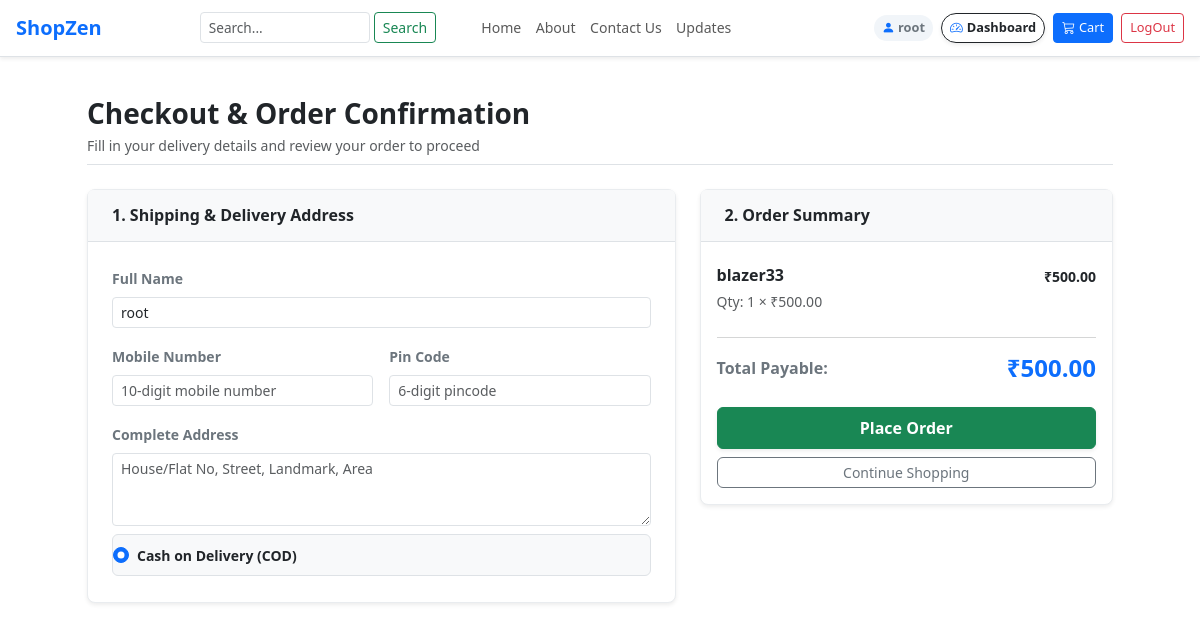
Screenshot of /buynow/2/ (signed in) with the database file from the repository.
### testapp/models.py (models this page shows, shortened)
class Product(models.Model):
    CATEGORY_CHOICES = [
        ('all', 'All Shirts'),
        ('formal', 'Formal Blazers'),
        ('cotton', 'Cotton T-Shirts'),
        ('Men', 'Men'),
        ('Women', 'Women'),
        ('Kids', 'Kids'),
        ('Mobiles', 'Mobiles'),
        ('Laptops', 'Laptops'),
    ]
    name = models.CharField(max_length=150)
    category = models.CharField(max_length=50, choices=CATEGORY_CHOICES, default='linen')
    price = models.DecimalField(max_digits=10, decimal_places=2)
    image_path = models.CharField(max_length=255, blank=True, null=True,
                                  help_text="Static image path (e.g., images/img1.png)")
    stock = models.PositiveIntegerField(default=10)          # NEW: how many are left

### testapp/views.py (the view, shortened to what this page needs)
# urls.py: path('buynow/<int:product_id>/',views.buy_now, name='buy_now'),
@login_required
def buy_now(request, product_id):
    product = get_object_or_404(Product, id=product_id)
    cart_items = [{
        'product': product,
        'quantity': 1,
        'subtotal': product.price,
    }]
    return render(request, 'buy_now.html', {
        'cart_items': cart_items,
        'total_price': product.price,
        'from_cart': False,
    })

### templates/buy_now.html (shortened to what this page needs)
{% extends 'navbar.html' %}
{% block body_block %}
<div class="container py-4 my-3" style="max-width: 1050px;">
    <div class="mb-4 pb-2 border-bottom">
        <h3 class="fw-bold text-dark mb-1">Checkout & Order Confirmation</h3>
        <p class="text-muted small mb-0">Fill in your delivery details and review your order to proceed</p>
    </div>
    <form method="POST">
        <div class="row g-4">
            <div class="col-lg-7">
                <div class="card border border-light-subtle shadow-sm rounded-3">
                    <div class="card-header bg-light py-3 px-4 border-bottom">
                        <h6 class="fw-bold mb-0 text-dark">1. Shipping & Delivery Address</h6>
                    </div>
                    <div class="card-body p-4">
                        <div class="row g-3">
                            <div class="col-12">
                                <label for="fullName" class="form-label small fw-semibold text-secondary">Full Name</label>
                                <input type="text" class="form-control form-control-sm" id="fullName" name="full_name" placeholder="Enter recipient full name" required value="{{ request.user.get_full_name|default:request.user.username }}">
                            </div>
                            <div class="col-md-6">
                                <label for="mobile" class="form-label small fw-semibold text-secondary">Mobile Number</label>
                                <input type="tel" class="form-control form-control-sm" id="mobile" name="mobile" placeholder="10-digit mobile number" pattern="[0-9]{10}" required>
                            </div>
                            <div class="col-md-6">
                                <label for="pincode" class="form-label small fw-semibold text-secondary">Pin Code</label>
                                <input type="text" class="form-control form-control-sm" id="pincode" name="pincode" placeholder="6-digit pincode" pattern="[0-9]{6}" required>
                            </div>
                            <div class="col-12">
                                <label for="address" class="form-label small fw-semibold text-secondary">Complete Address</label>
                                <textarea class="form-control form-control-sm" id="address" name="address" rows="3" placeholder="House/Flat No, Street, Landmark, Area" required></textarea>
                            </div>
                            <div class="col-12 mt-2">
                                <div class="form-check border rounded p-2 ps-4 bg-light">
                                    <input class="form-check-input" type="radio" name="payment_method" id="cod" value="COD" checked>
                                    <label class="form-check-label small fw-semibold text-dark" for="cod">
                                        Cash on Delivery (COD)
                                    </label>
                                </div>
                            </div>
                        </div>
                    </div>
                </div>
            </div>
            <div class="col-lg-5">
                <div class="card border border-light-subtle shadow-sm rounded-3 mb-3">
                    <div class="card-header bg-light py-3 px-4 border-bottom">
                        <h6 class="fw-bold mb-0 text-dark">2. Order Summary</h6>
                    </div>
                    <div class="card-body p-3">
                        <div class="mb-3" style="max-height: 260px; overflow-y: auto;">
                            {% for item in cart_items %}
                            <div class="py-2 {% if not forloop.last %}border-bottom{% endif %}">
                                <div class="d-flex justify-content-between align-items-start">
                                    <div>
                                        <h6 class="fw-semibold text-dark mb-1">{{ item.product.name }}</h6>
                                        <span class="text-muted small">Qty: {{ item.quantity }} × ₹{{ item.product.price }}</span>
                                    </div>
                                    <span class="fw-bold text-dark small">₹{{ item.subtotal }}</span>
                                </div>
                            </div>
                            {% endfor %}
                        </div>
                        <hr class="text-muted my-2">
                        <div class="d-flex justify-content-between align-items-center py-2">
                            <span class="fw-bold text-secondary">Total Payable:</span>
                            <h4 class="text-primary fw-bold mb-0">₹{{ total_price }}</h4>
                        </div>
                        <button type="submit" class="btn btn-success w-100 py-2 fw-semibold rounded-2 mt-3 shadow-sm">
                            Place Order
                        </button>
                        {% if from_cart %}
                        <a href="{% url 'cart' %}" class="btn btn-outline-secondary btn-sm w-100 mt-2 rounded-2">
                            Back to Cart
                        </a>
                        {% else %}
                        <a href="{% url 'home' %}" class="btn btn-outline-secondary btn-sm w-100 mt-2 rounded-2">
                            Continue Shopping
                        </a>
                        {% endif %}
                    </div>
                </div>
            </div>
        </div>
    </form>
</div>
{% endblock %}

### templates/navbar.html (shortened to what this page needs)
{% load static %}
<!DOCTYPE html>
<html lang="en">
<head>
  <link rel="stylesheet" href="https://cdn.jsdelivr.net/npm/bootstrap@5.3.3/dist/css/bootstrap.min.css">
  <link rel="stylesheet" href="https://cdn.jsdelivr.net/npm/bootstrap-icons@1.11.3/font/bootstrap-icons.min.css">
  <link rel="stylesheet" href="{% static 'css/navbar.css' %}">
</head>
<body>
  <nav class="navbar navbar-expand-lg bg-white border-bottom py-2 shadow-sm">
    <div class="container-fluid px-2 px-md-3">
      <a class="navbar-brand fw-bold text-primary fs-5 me-2" href="/">ShopZen</a>
      <div class="collapse navbar-collapse" id="navbarContent">
        <form class="d-flex nav-search-box custom-nav-shift me-2" method="GET" action="{% url 'home' %}" role="search">
          <input class="form-control form-control-sm me-1"
                 type="search"
                 name="q"
                 list="product-suggestions"
                 placeholder="Search..."
                 value="{{ search_query }}"
                 autocomplete="off"
                 required>
          <button class="btn btn-outline-success btn-sm text-nowrap" type="submit">Search</button>
        </form>
        <ul class="navbar-nav nav-links-box custom-links-shift me-auto mb-2 mb-lg-0">
          <li class="nav-item"><a class="nav-link fw-medium" href="/">Home</a></li>
          <li class="nav-item"><a class="nav-link fw-medium" href="/about/">About</a></li>
          <li class="nav-item"><a class="nav-link fw-medium" href="/contactus/">Contact Us</a></li>
          <li class="nav-item"><a class="nav-link fw-medium" href="/updates/">Updates</a></li>
        </ul>
        <div class="d-flex align-items-center gap-1 gap-lg-2">
          {% if user.is_authenticated %}
            <span class="user-badge text-secondary fw-semibold text-nowrap">
              <i class="bi bi-person-fill text-primary"></i> {{ user.username }}
            </span>
            {% if user.is_staff %}
              <a class="btn btn-outline-dark btn-sm rounded-pill px-2 py-1 text-nowrap fw-semibold d-inline-flex align-items-center gap-1 shadow-sm" style="font-size: 0.8rem;" href="{% url 'dashboard' %}">
                <i class="bi bi-speedometer2 text-primary"></i> Dashboard
              </a>
            {% endif %}
            <a class="btn btn-primary btn-sm text-white text-nowrap px-2 py-1 d-inline-flex align-items-center gap-1" style="font-size: 0.8rem;" href="{% url 'cart' %}">
              <i class="bi bi-cart3"></i> Cart
            </a>
            <a class="btn btn-outline-danger btn-sm text-nowrap px-2 py-1" style="font-size: 0.8rem;" href="/logout">
              LogOut
            </a>
          {% else %}
            <a class="btn btn-outline-primary btn-sm px-2 py-1 text-nowrap" href="/accounts/login/">LogIn</a>
            <a class="btn btn-primary btn-sm text-white px-2 py-1 text-nowrap" href="/signup/">SignUp</a>
          {% endif %}
        </div>
      </div>
    </div>
  </nav>
  {% block body_block %}
  {% endblock %}
</body>
</html>

### static/css/navbar.css (style rules this page uses)
.nav-search-box input { width: 170px !important; font-size: 0.85rem; }
.nav-links-box .nav-link { font-size: 0.88rem; padding-left: 0.45rem !important; padding-right: 0.45rem !important; }
.user-badge { background-color: #f1f5f9; border-radius: 50px; padding: 3px 8px; font-size: 0.8rem; }

### templates/navbar.html (style rules this page uses)
@media (min-width: 992px) { .custom-nav-shift { margin-left: 90px !important; } }
@media (min-width: 992px) { .custom-links-shift { margin-left: 30px !important; } }

### rows the page displays
Product: product.name "blazer33", quantity "1", product.price "500.00", subtotal "500.00", price "500.00"

### other values shown
{{ user.username }} "root"
